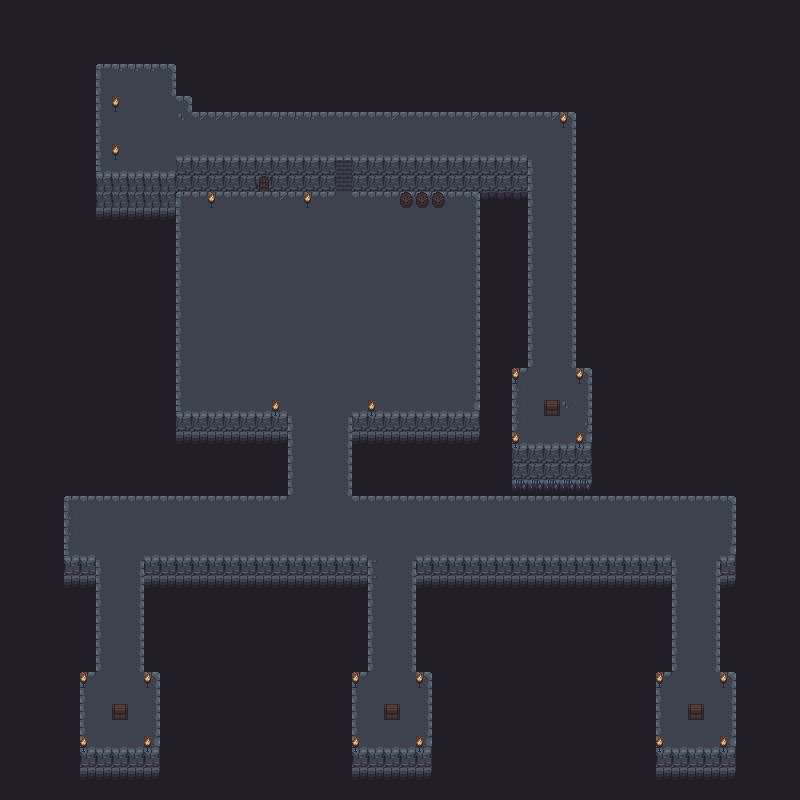

Below is a game level as drawn by its tile map, then a one-line description and the .tmx that defines it (tile-layer data replaced by summaries):
An orthogonal 50x50 tile map with 16x16 px tiles, 3 tile layers (Solid (L0), Path Layout (L1), Scenery Sprite (L2)).

<map version="1.2" tiledversion="1.3.0" orientation="orthogonal" renderorder="right-down" compressionlevel="0" width="50" height="50" tilewidth="16" tileheight="16" infinite="0" nextlayerid="4" nextobjectid="1">
 <tileset firstgid="1" name="dungeon_tiles_formatted_v2" tilewidth="16" tileheight="16" tilecount="299" columns="23">
  <image source="dungeon_tiles_formatted_v2.png" width="368" height="208" />
 </tileset>
 <layer id="1" name="Solid (L0)" width="50" height="50" locked="1">
  <data>[2500 cells, 1738 non-empty, 5 distinct tile ids]</data>
 </layer>
 <layer id="2" name="Path Layout (L1)" width="50" height="50">
  <data>[2500 cells, 769 non-empty, 17 distinct tile ids]</data>
 </layer>
 <layer id="3" name="Scenery Sprite (L2)" width="50" height="50">
  <data>[2500 cells, 198 non-empty, 13 distinct tile ids]</data>
 </layer>
</map>
